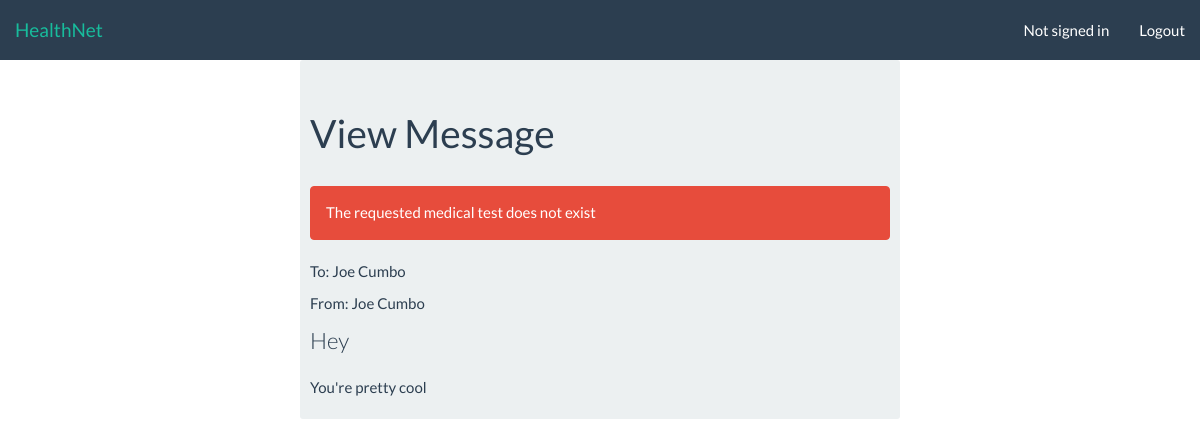
The page /message/read/?pk=1 (signed in) on the database its author committed.
### healthnet/models.py (models this page shows, shortened)
class Profile(models.Model):
    GENDER = (
        ('M', "Male"),
        ('F', "Female"),
    )
    firstname = models.CharField(blank=True, max_length=50)
    lastname = models.CharField(blank=True, max_length=50)
    insurance = models.CharField(max_length=50)
    emergencyContactName = models.CharField(blank=True, max_length=50)
    emergencyContactNumber = models.CharField(blank=True, max_length=20)
    sex = models.CharField(blank=True, max_length=1, choices=GENDER)
    birthday = models.DateField(default=date(1000, 1, 1))
    phone = models.CharField(blank=True, max_length=20)
    allergies = models.CharField(blank=True, max_length=250)
    created = models.DateTimeField(auto_now_add=True)
    prefHospital = models.ForeignKey('Hospital',on_delete=models.PROTECT, null=True)
    def __str__(self):
        return self.firstname + " " + self.lastname

class Message(models.Model):
    target = models.ForeignKey(Account,on_delete=models.PROTECT, related_name="messages_received")
    sender = models.ForeignKey(Account,on_delete=models.PROTECT, related_name="messages_sent")
    header = models.CharField(max_length=300)
    body = models.CharField(max_length=1000)
    read = models.BooleanField(default=False)
    timestamp = models.DateTimeField(auto_now_add=True)

### healthnet/views_message.py (the view)
# urls.py: url(r'^message/read/$', views_message.read_view, name='message/read'),
def read_view(request):
    authentication_result = views.authentication_check(request, None, ['pk'])
    if authentication_result is not None: return authentication_result
    pk = request.GET['pk']
    try:
        message = Message.objects.get(pk=pk)
    except Exception:
        request.session['alert_danger'] = "The requested message does not exist."
        return HttpResponseRedirect('/error/denied/')
    if request.user.account == message.target and not message.read:
        message.read = True
        message.save()
        logger.log(Action.ACTION_MESSAGE, 'Message read', request.user)
    template_data = views.parse_session(request,
                                        {'to': message.target.profile,
                                         'from': message.sender.profile,
                                         'header': message.header,
                                         'body': message.body})
    return render(request, 'healthnet/message/read.html', template_data)

### healthnet/views.py (called while the page is built)
def parse_session(request, template_data=None):
    if template_data is None:
        template_data = {}
    if request.session.has_key('alert_success'):
        template_data['alert_success'] = request.session.get('alert_success')
        del request.session['alert_success']
    if request.session.has_key('alert_danger'):
        template_data['alert_danger'] = request.session.get('alert_danger')
        del request.session['alert_danger']
    return template_data

### healthnet/templates/healthnet/message/read.html (shortened to what this page needs)
{% extends "base.html" %}
{% load app_filters %}
{% block body_header %}View Message{% endblock %}
{% block body %}
    <p>To: {{ to }} </p>
    <p>From: {{ from }} </p>
    <p class="lead">{{ header }}</p>
    <p>{{ body }}</p>
{% endblock %}

### rows shown on the page
Profile: firstname+lastname "Joe Cumbo"
Message: header "Hey", body "You're pretty cool"

### other values the page prints
{{ alert_danger }} "The requested medical test does not exist"
